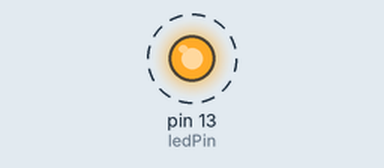
The sketch below on a simulated Arduino Uno, built with avr-gcc and run on an emulated ATmega328P. Parts: output pins drawn as LEDs (lit = HIGH). Dashed ring = blinking.

Above: at 0.05 s.
Timing chart, 0 to 3.0 s (numbered marks = the images above):
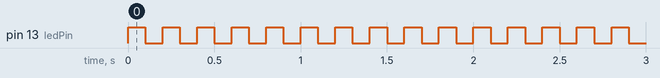

The sketch:

Blinking_LED_Code.ino
```cpp
int ledPin=13; //the pin of the LED
int val=100; //value of strobe speed

void setup()
{
    pinMode(ledPin,OUTPUT);//initialize digital pin LED_BUILTIN as an output.
}
void loop()
{

    digitalWrite(ledPin,HIGH); //turn the LED on (HIGH is the voltage level)
    delay(val); //wait for a second

    digitalWrite(ledPin,LOW); //turn the LED off by making the voltage LOW
    delay(val); //wait for a second

}
```

Measured:
- by itself, pin 13 (ledPin): alternates HIGH for 0.10 s and LOW for 0.10 s
